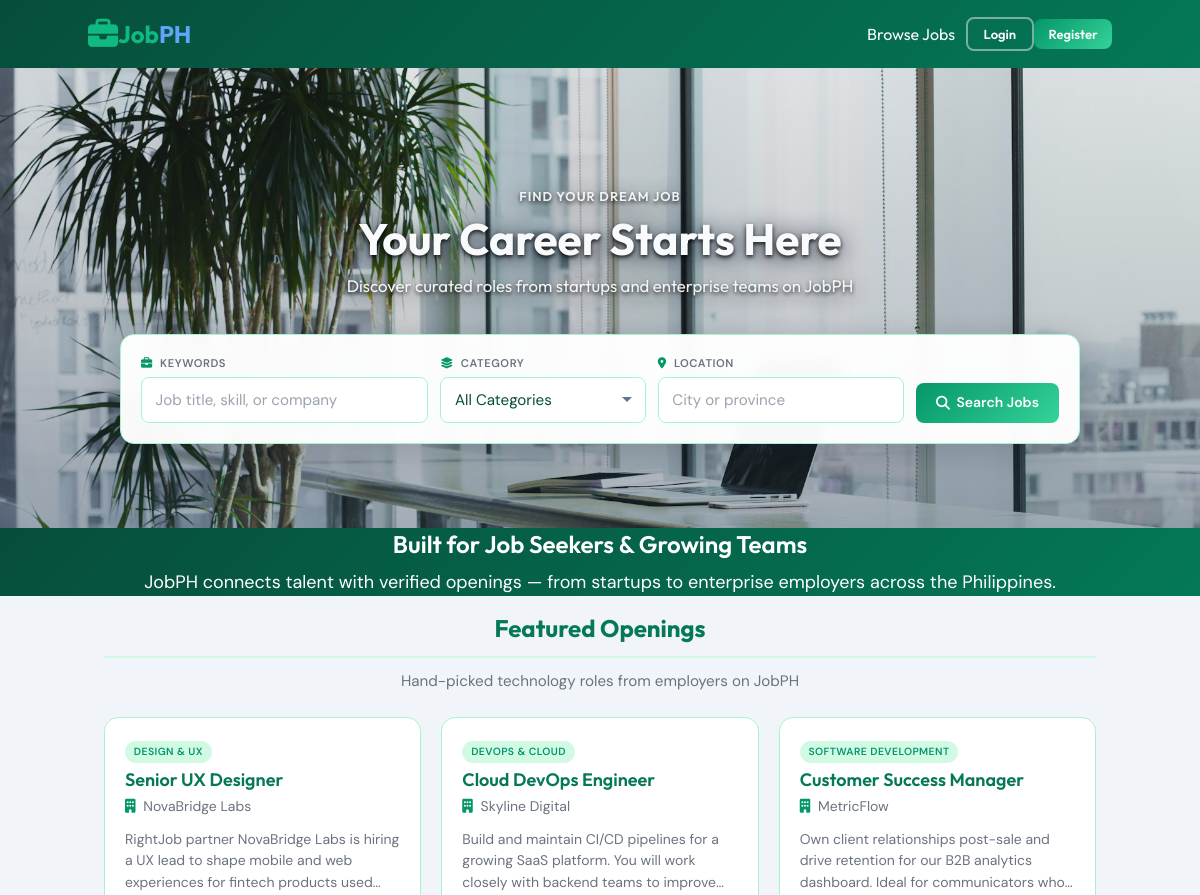
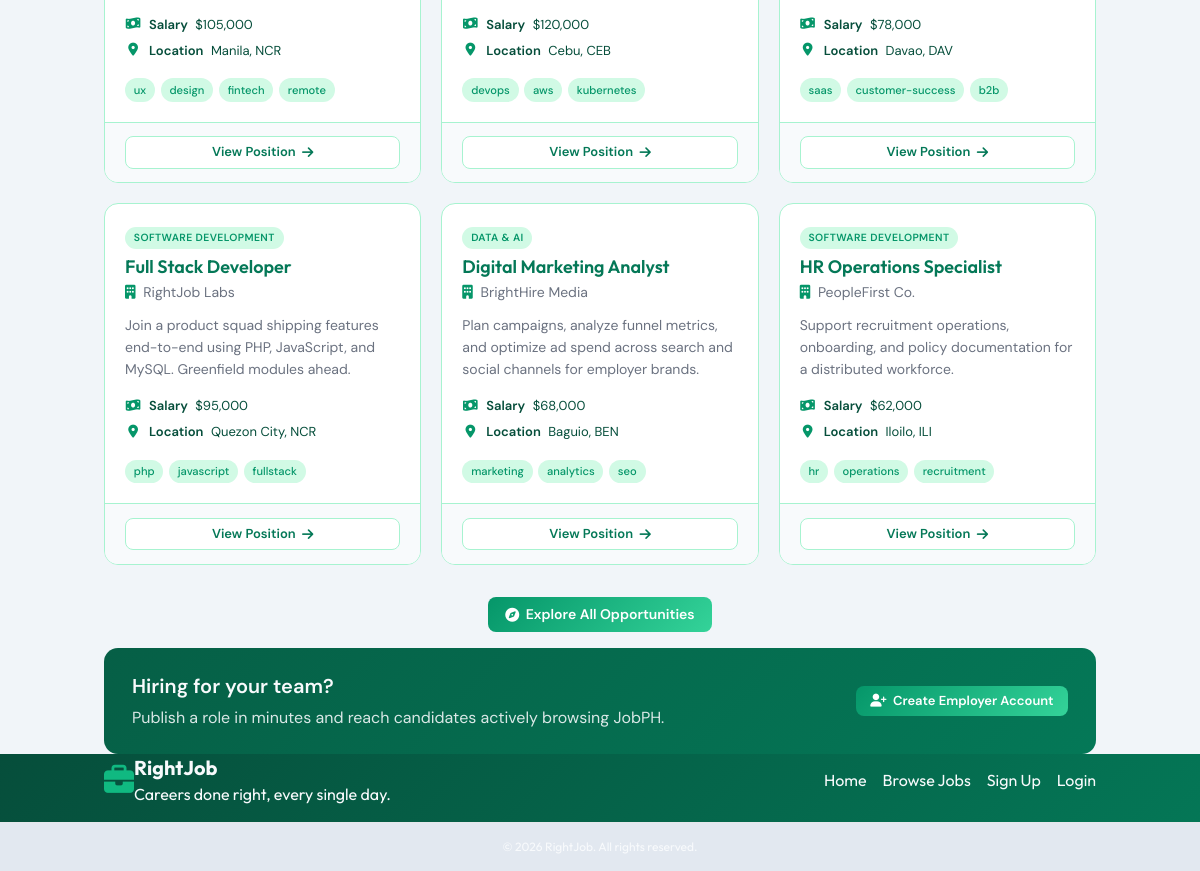
The page / on the database its author committed (2 pictures, top to bottom).
### tables this page shows
CREATE TABLE IF NOT EXISTS listings (
    id INT AUTO_INCREMENT PRIMARY KEY,
    title VARCHAR(255) NOT NULL,
    description TEXT NOT NULL,
    salary VARCHAR(50) NOT NULL,
    tags VARCHAR(255) DEFAULT NULL,
    company VARCHAR(255) DEFAULT NULL,
    address VARCHAR(255) DEFAULT NULL,
    city VARCHAR(100) NOT NULL,
    state VARCHAR(50) NOT NULL,
    phone VARCHAR(50) DEFAULT NULL,
    email VARCHAR(255) NOT NULL,
    requirements TEXT DEFAULT NULL,
    benefits TEXT DEFAULT NULL,
    category VARCHAR(50) DEFAULT NULL,
    user_id INT NOT NULL,
    created_at TIMESTAMP DEFAULT CURRENT_TIMESTAMP,
    FOREIGN KEY (user_id) REFERENCES users(id) ON DELETE CASCADE
);

### App/controllers/HomeController.php (called while the page is built, shortened)
<?php
class HomeController
{
    protected $db;
    public function __construct()
    {
        $config = require basePath('config/db.php');
        $this->db = new Database($config);
    }
    public function index()
    {
        $listings = $this->db->query(
            'SELECT * FROM listings ORDER BY created_at DESC LIMIT 6'
        )->fetchAll();
        loadView('home', [
            'pageTitle' => 'RightJob — Find the Role That Fits You',
            'listings' => $listings,
            'keywords' => '',
            'location' => '',
            'category' => '',
        ]);
    }
}

### public/index.php (called while the page is built, shortened)
<?php
require '../helpers.php';
$router = new Router();
$router->route(normalizeUri());

### Framework/Database.php (called while the page is built, shortened)
<?php
class Database
{
    public $conn;
    public function __construct($config)
    {
        $dsn = "mysql:host={$config['host']};port={$config['port']};dbname={$config['dbname']}";
        $options = [PDO::ATTR_ERRMODE => PDO::ERRMODE_EXCEPTION, PDO::ATTR_DEFAULT_FETCH_MODE => PDO::FETCH_OBJ];
        try {
            $this->conn = new PDO($dsn, $config['username'], $config['password'], $options);
        } catch (\PDOException $e) {
            throw new Exception('Database failed connection: ' . $e->getMessage());
        }
    }
    public function query($query, $params = [])
    {
        try {
            $sth = $this->conn->prepare($query);
            $sth->execute();
            return $sth;
        } catch (PDOException $e) {
            throw new Exception("Query failed{$e->getMessage()}");
        }
    }
}

### App/views/partials/listing-card.php (the view)
<article class="job-card">
    <div class="job-card__body">
        <div class="job-card__header">
            <?php if (!empty($listing->category)) : ?>
                <span class="category-badge"><?= e(categoryLabel($listing->category)) ?></span>
            <?php endif; ?>
            <h2 class="job-card__title"><?= e($listing->title) ?></h2>
            <?php if (!empty($listing->company)) : ?>
                <p class="job-card__company">
                    <i class="fa fa-building" aria-hidden="true"></i>
                    <?= e($listing->company) ?>
                </p>
            <?php endif; ?>
        </div>
        <p class="job-card__description"><?= e($listing->description) ?></p>
        <ul class="job-card__meta">
            <li>
                <i class="fa fa-money-bill-wave" aria-hidden="true"></i>
                <span><strong>Salary</strong> <?= formatSalary($listing->salary) ?></span>
            </li>
            <li>
                <i class="fa fa-location-dot" aria-hidden="true"></i>
                <span><strong>Location</strong> <?= e($listing->city) ?>, <?= e($listing->state) ?></span>
            </li>
        </ul>
        <?php $tags = formatTagList($listing->tags ?? null); ?>
        <?php if (!empty($tags)) : ?>
            <div class="job-card__tags">
                <?php foreach (array_slice($tags, 0, 4) as $tag) : ?>
                    <span class="tag-pill"><?= e($tag) ?></span>
                <?php endforeach; ?>
            </div>
        <?php endif; ?>
    </div>
    <div class="job-card__footer">
        <a href="listing?id=<?= $listing->id ?>" class="btn btn--secondary btn--sm">
            View Position <i class="fa fa-arrow-right" aria-hidden="true"></i>
        </a>
    </div>
</article>

### Framework/Router.php (shortened to what this page needs)
<?php
class Router
{
    protected $routes = [];
    public function registerRoute($method, $uri, $action)
    {
        list($controller, $controllerMethod) = explode('@', $action);
        $this->routes[] = [
            'method' => $method,
            'uri' => $uri,
            'controller' => $controller,
            'controllerMethod' => $controllerMethod
        ];
    }
    public function route($uri)
    {
        $requestMethod = $_SERVER['REQUEST_METHOD'];
        foreach ($this->routes as $route) {
            if (
                $route['uri'] === '/'
                && ($uri === '/' || $uri === '')
                && strtoupper($route['method']) === strtoupper($requestMethod)
            ) {
                $controllerInstance = new $controller();
                $controllerInstance->{$route['controllerMethod']}([]);
                return;
            }
        }
    }
}

### App/views/home.view.php (shortened to what this page needs)
<?= loadPartial('head') ?>
<?= loadPartial('navbar') ?>
<?= loadPartial('showcase-search', [
    'keywords' => $keywords ?? '',
    'location' => $location ?? '',
    'category' => $category ?? '',
]) ?>
<?= loadPartial('top-banner') ?>
<section class="container mx-auto p-4 mt-6">
    <h2 class="section-title text-2xl">Featured Openings</h2>
    <p class="section-intro">Hand-picked technology roles from employers on JobPH</p>
    <?php if (empty($listings)) : ?>
        <div class="panel empty-state">
            <p>No positions posted yet. Be the first employer on RightJob!</p>
            <a href="<?= url('/register') ?>" class="btn btn--primary">Create Employer Account</a>
        </div>
    <?php else : ?>
        <div class="jobs-grid">
            <?php foreach ($listings as $listing) : ?>
                <?php require basePath('App/views/partials/listing-card.php'); ?>
            <?php endforeach; ?>
        </div>
    <?php endif; ?>
    <div class="btn-center-wrap">
        <a href="<?= url('/listings') ?>" class="btn btn--primary">
            <i class="fa fa-compass"></i> Explore All Opportunities
        </a>
    </div>
</section>
<?= loadPartial('bottom-banner') ?>
<?= loadPartial('footer') ?>

### rows shown on the page
listings: category "DESIGN & UX", title "Senior UX Designer", company "NovaBridge Labs", description "RightJob partner NovaBridge Labs is hiring a UX lead to shape mobile and web experiences for fintech products…", salary "$105,000", city "Manila", state "NCR", tags "ux", tags "design", tags "fintech", tags "remote"
listings: category "DEVOPS & CLOUD", title "Cloud DevOps Engineer", company "Skyline Digital", description "Build and maintain CI/CD pipelines for a growing SaaS platform. You will work closely with backend teams to…", salary "$120,000", city "Cebu", state "CEB", tags "devops", tags "aws", tags "kubernetes"
listings: category "SOFTWARE DEVELOPMENT", title "Customer Success Manager", company "MetricFlow", description "Own client relationships post-sale and drive retention for our B2B analytics dashboard. Ideal for communicators…", salary "$78,000", city "Davao", state "DAV", tags "saas", tags "customer-success", tags "b2b"
listings: category "SOFTWARE DEVELOPMENT", title "Full Stack Developer", company "RightJob Labs", description "Join a product squad shipping features end-to-end using PHP, JavaScript, and MySQL. Greenfield modules ahead.", salary "$95,000", city "Quezon City", state "NCR", tags "php", tags "javascript", tags "fullstack"
listings: category "DATA & AI", title "Digital Marketing Analyst", company "BrightHire Media", description "Plan campaigns, analyze funnel metrics, and optimize ad spend across search and social channels for employer brands.", salary "$68,000", city "Baguio", state "BEN", tags "marketing", tags "analytics", tags "seo"
listings: category "SOFTWARE DEVELOPMENT", title "HR Operations Specialist", company "PeopleFirst Co.", description "Support recruitment operations, onboarding, and policy documentation for a distributed workforce.", salary "$62,000", city "Iloilo", state "ILI", tags "hr", tags "operations", tags "recruitment"

### other values the page prints
form field category "All Categories"
